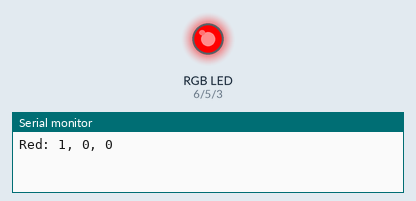
This sketch was run on a simulated Arduino Uno, built with avr-gcc and run on an emulated ATmega328P. Parts: an RGB LED mixed from three pins (HIGH = lit), the last lines printed to the serial monitor.

Above: at 0.5 s.
At 2.5 s:
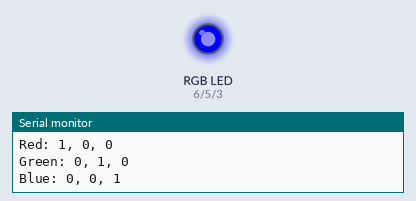
At 3.5 s:
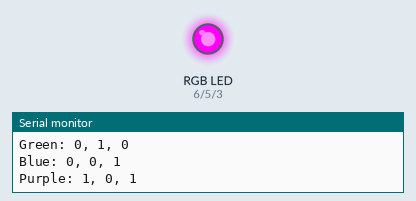
At 4.5 s:
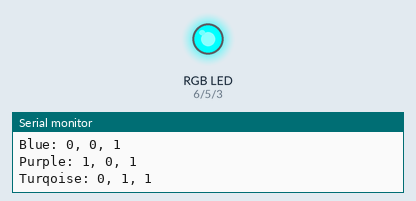
At 6.5 s:
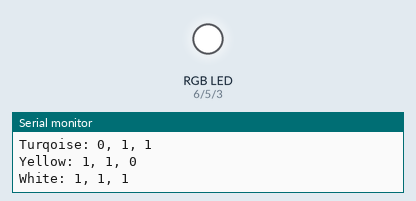
At 8.5 s:
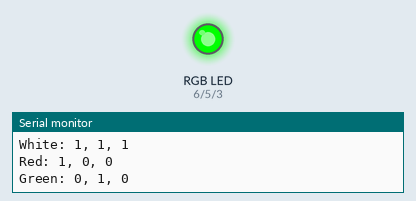
Timing chart, 0 to 9.1 s (numbered marks = the images above):
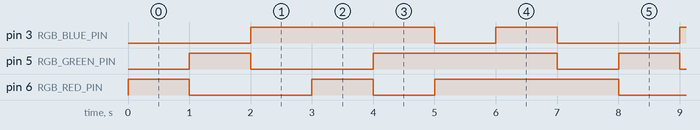

The sketch:

BlinkRGB.ino
```cpp
/*
 * This example flashes through a predefined sequence of colors
 * using an RGB LED and digitalWrite. Make sure to correctly set
 * IS_COMMON_ANODE to true (if you're using a common anode RGB LED)
 * or to false (if you're using a common cathode RGB LED).
 *
 * By Jon Froehlich
 * @jonfroehlich
 * http://makeabilitylab.io
 *
 * For a walkthrough and circuit diagram, see:
 * https://makeabilitylab.github.io/physcomp/arduino/rgb-led
 *
 */

// Change this to based on whether you are using a common anode or common cathode
// RGB LED. See: https://makeabilitylab.github.io/physcomp/arduino/rgb-led
// If you are working with a common cathode RGB LED, set this to false.
// Note Adafruit sells a common anode design: https://www.adafruit.com/product/159
const boolean IS_COMMON_ANODE = false;

const int RGB_RED_PIN = 6;
const int RGB_GREEN_PIN = 5;
const int RGB_BLUE_PIN = 3;
const int DELAY_MS = 1000; // delay in ms between changing colors

void setup() {
  // Set the RGB pins to output
  pinMode(RGB_RED_PIN, OUTPUT);
  pinMode(RGB_GREEN_PIN, OUTPUT);
  pinMode(RGB_BLUE_PIN, OUTPUT);

  // Turn on Serial so we can verify expected colors via Serial Monitor
  Serial.begin(9600);
}

void loop() {

  // red
  Serial.print("Red: ");
  setRgbLedColor(HIGH, LOW, LOW);
  delay(DELAY_MS);

  // green
  Serial.print("Green: ");
  setRgbLedColor(LOW, HIGH, LOW);
  delay(DELAY_MS);

  // blue
  Serial.print("Blue: ");
  setRgbLedColor(LOW, LOW, HIGH);
  delay(DELAY_MS);

  // purple
  Serial.print("Purple: ");
  setRgbLedColor(HIGH, LOW, HIGH);
  delay(DELAY_MS);

  // turqoise
  Serial.print("Turqoise: ");
  setRgbLedColor(LOW, HIGH, HIGH);
  delay(DELAY_MS);

  // yellow
  Serial.print("Yellow: ");
  setRgbLedColor(HIGH, HIGH, LOW);
  delay(DELAY_MS);

  // white
  Serial.print("White: ");
  setRgbLedColor(HIGH, HIGH, HIGH);
  delay(DELAY_MS);
}


/**
 * setRgbLedColor takes in either HIGH or LOW for red, green, and blue.
 *
 * This function is based on https://gist.github.com/jamesotron/766994
 */
void setRgbLedColor(int red, int green, int blue)
{
  // If a common anode LED, invert values
  if(IS_COMMON_ANODE == true){
    red = !red;
    green = !green;
    blue = !blue;
  }

  Serial.print(red);
  Serial.print(", ");
  Serial.print(green);
  Serial.print(", ");
  Serial.println(blue);

  digitalWrite(RGB_RED_PIN, red);
  digitalWrite(RGB_GREEN_PIN, green);
  digitalWrite(RGB_BLUE_PIN, blue);
}
```

Measured:
- by itself, pin 3 (RGB_BLUE_PIN): repeats every 7.0 s: LOW 1.0 s, HIGH 1.0 s, LOW 2.0 s, HIGH 3.0 s
- by itself, pin 5 (RGB_GREEN_PIN): repeats every 7.0 s: LOW 2.0 s, HIGH 3.0 s, LOW 1.0 s, HIGH 1.0 s
- by itself, pin 6 (RGB_RED_PIN): repeats every 7.0 s: LOW 2.0 s, HIGH 1.0 s, LOW 1.0 s, HIGH 3.0 s
